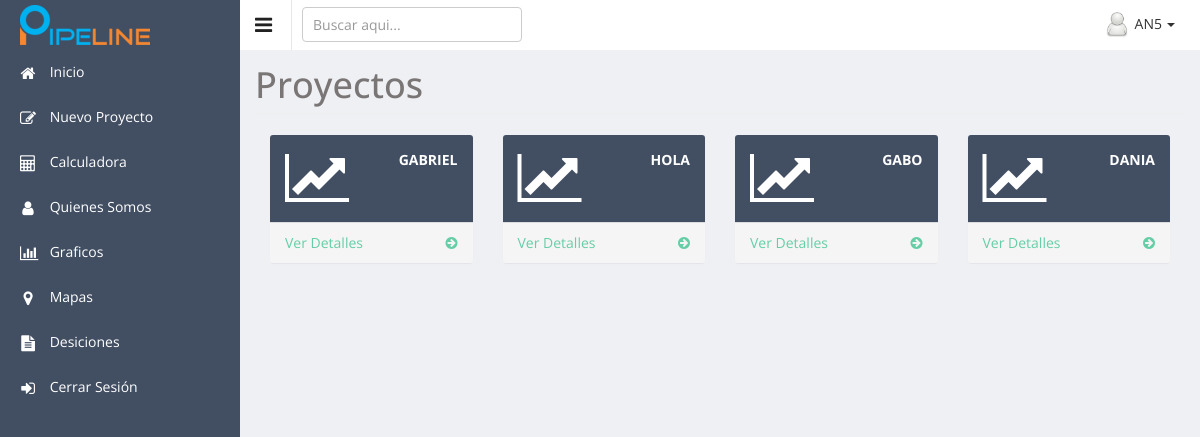
Before: / (signed in) with the older database file.
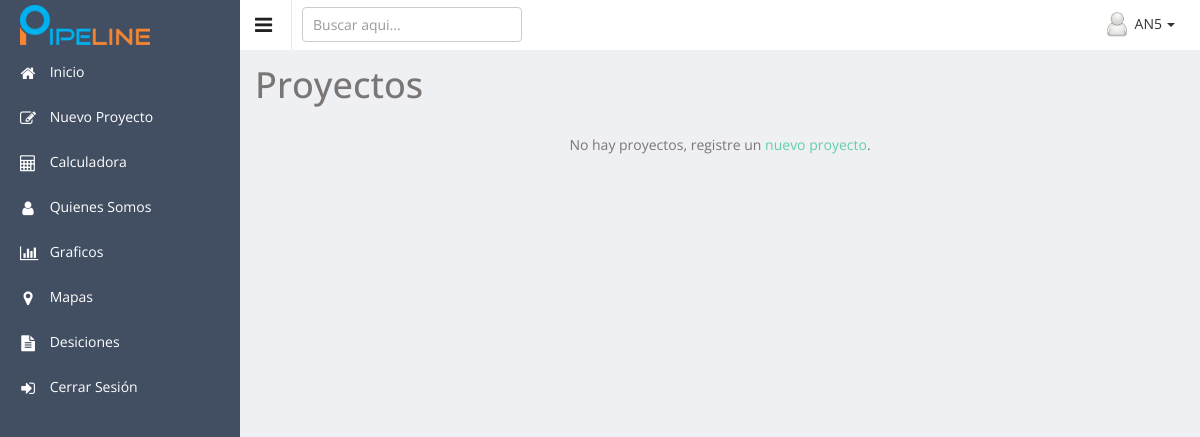
After: the same page with the newer database file.
### tables this page shows
CREATE TABLE `tbl_proyectos` (
  `id_proyecto` int(11) NOT NULL,
  `id_usuario` int(11) NOT NULL,
  `nombre_proyecto` varchar(100) NOT NULL,
  `descripcion` varchar(100) DEFAULT NULL,
  `periodo` int(5) DEFAULT NULL,
  `interes` float DEFAULT NULL,
  `tiempo` int(11) DEFAULT NULL,
  `monto_prestamo` float DEFAULT NULL,
  `fecha_inicio` date DEFAULT NULL,
  `estado_proyecto` int(1) DEFAULT NULL
);

### Backend/conexion.php (called while the page is built, shortened)
<?php
class Conexion
	{
		private $conect;
		function __construct()
		{
			$this->conect = new mysqli("localhost", "root", "", "db_sistem_negocio");
		}
		public function getConexion(){
			return $this->conect;
		}
}
?>

### index.php (the view, shortened to what this page needs)
<!DOCTYPE html>
<?php
	include('menu.php');
?>
<html>
<head>
  <?php echo css(); ?>
</head>
<body class="sticky-header">
<section>
<?php echo menu(); ?>
<div class="main-content">
	<?php echo Encabezado(); ?>
	<div class="wrapper">
    <div class="col-lg-16" >
        <h1 class="page-header">Proyectos</h1>
    </div>
<?php
include 'Backend/conexion.php';
require_once( 'Backend/conexion.php');
$conexion = new Conexion();
$usuario = $_SESSION['usuario'];
$query_usuario="SELECT * FROM tbl_usuarios WHERE usuario='".$usuario."';";
    $resultado = mysqli_query($conexion->getConexion(), $query_usuario);
    $usuarioQ = mysqli_fetch_array($resultado, MYSQLI_NUM);
    $idUsuario = $usuarioQ[0];
$queryProyectos="SELECT * FROM tbl_proyectos where id_usuario = $idUsuario";
$results= mysqli_query($conexion->getConexion(), $queryProyectos);
$contador = 0;
foreach ($results as $result) {
    $contador++;
    echo
    '
                <div class="col-lg-3 col-md-6">
                                            <div class="panel panel-default">
                                                <div class="panel-heading">
                                                    <div class="row">
                                                        <div class="col-xs-3">
                                                            <i class="fa fa-line-chart fa-4x"></i>
                                                        </div>
                                                        <div class="col-xs-9 text-right">
                                                            <div>'.$result['nombre_proyecto'].'</div>
                                                        </div>
                                                    </div>
                                                </div>
                                                <a href="proyectos.php?id='.$result['id_proyecto'].'">
                                                    <div class="panel-footer">
                                                        <span class="pull-left" data-toggle="modal" data-target="#interesCompuesto" >Ver Detalles</span>
                                                        <span class="pull-right" data-toggle="modal" data-target="#interesCompuesto"><i class="fa fa-arrow-circle-right"></i></span>
                                                        <div class="clearfix"></div>
                                                    </div>
                                                </a>
                                            </div>
                                         </div>';
}
if($contador == 0){
  echo '<p style="text-align:center" >No hay proyectos, registre un <a href="nuevoProyecto.php"> nuevo proyecto</a>.</p>';
}
            ?>
	</div>
</div>
</section>
</body>
</html>

### menu.php (shortened to what this page needs)
<?php
 function css(){
 	return '<link href="css/style.css" rel="stylesheet">'.
  			'<link href="css/style-responsive.css" rel="stylesheet">'.
  			'<link href="fonts/css/font-awesome.min.css" rel="stylesheet" type="text/css">'.
  			'<link rel="stylesheet" href="media/css/dataTables.bootstrap.min.css">'.
		    '<link rel="stylesheet" href="media/font-awesome/css/font-awesome.css">';
 }
function menu(){
	return ''.
		    '<div class="sticky-left-side left-side">'.
		        ''.
		        '<div class="logo">'.
		          '  <a href="index.php"><img src="images/logo.png" alt=""></a>'.
		        '</div>'.
		        '<div class="logo-icon text-center">'.
		            '<a href="index.php"><img src="images/logo_icon.png" alt=""></a>'.
		        '</div>'.
		        ''.
		        '<div class="left-side-inner">'.
		            ''.
		            '<ul class="nav nav-pills nav-stacked custom-nav">'.
		                '<li><a href="index.php"><i class="fa fa-home"></i> <span>Inicio</span></a>'.
		                '</li>'.
		                '<li><a href="nuevoProyecto.php"><i class="fa fa-pencil-square-o"></i> <span> Nuevo Proyecto</span></a></li>'.
		                '<li><a href="calculadora.php"><i class="fa fa-calculator"></i> <span>Calculadora</span></a></li>'.
		                '<li><a href="quienesomos.php"><i class="fa fa-user"></i> <span>Quienes Somos</span></a></li>'.
		                '<li><a href=""><i class="fa fa-bar-chart-o"></i> <span>Graficos</span></a></li>'.
		                '<li><a href="mapa.php"><i class="fa fa-map-marker"></i> <span>Mapas</span></a></li>'.
		                '<li><a href=""><i class="fa fa-file-text"></i> <span>Desiciones</span></a></li>'.
		                '<li><a href="logout.php"><i class="fa fa-sign-in"></i> <span>Cerrar Sesión</span></a></li>'.
		            '</ul>'.
		            ''.
		        '</div>'.
		   ' </div>'.
		    '';
}
function Encabezado(){
	return ''.
	        '<div class="header-section">'.
	            ''.
	            '<a class="toggle-btn"><i class="fa fa-bars"></i></a>'.
	            ''.
	            ''.
	            '<form class="searchform" action="index.html" method="post">'.
	                '<input type="text" class="form-control" name="keyword" placeholder="Buscar aqui..." />'.
	            '</form>'.
	            ''.
	            ''.
	            '<div class="menu-right">'.
	                '<ul class="notification-menu">'.
	                    '<li>'.
	                        '<a href="#" class="btn btn-default dropdown-toggle" data-toggle="dropdown">'.
	                            '<img src="images/photos/user-avatar.png" alt="" />'.
	                            $_SESSION['usuario'].
	                            '<span class="caret"></span>'.
	                        '</a>'.
	                        '<ul class="dropdown-menu dropdown-menu-usermenu pull-right">'.
	                            '<li><a href="#"><i class="fa fa-user"></i>  Perfil</a></li>'.
	                            '<li><a href="#"><i class="fa fa-cog"></i>  Configuracion</a></li>'.
	                            '<li><a href="logout.php"><i class="fa fa-sign-out"></i> Desconectarse</a></li>'.
	                        '</ul>'.
	                    '</li>'.
	                '</ul>'.
	            '</div>'.
	            ''.
	        '</div>'.
	        '';
}
?>

Changed rows visible on the page:
removed tbl_proyectos: nombre_proyecto "GABRIEL"
removed tbl_proyectos: nombre_proyecto "HOLA"
removed tbl_proyectos: nombre_proyecto "GABO"
removed tbl_proyectos: nombre_proyecto "DANIA"
Other visible differences:
text now shown: "No hay proyectos, registre un nuevo proyecto ."
